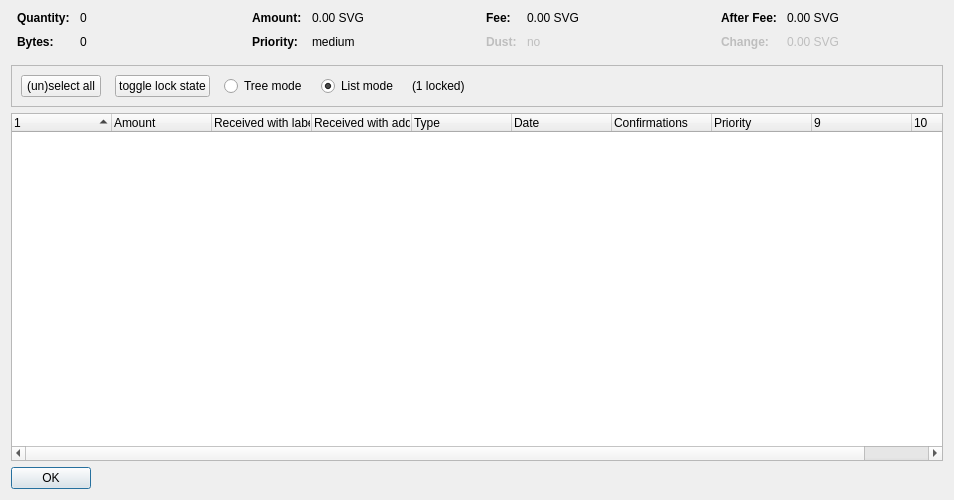
<?xml version="1.0" encoding="UTF-8"?>
<ui version="4.0">
 <class>CoinControlDialog</class>
 <widget class="QDialog" name="CoinControlDialog">
  <property name="geometry">
   <rect>
    <x>0</x>
    <y>0</y>
    <width>954</width>
    <height>500</height>
   </rect>
  </property>
  <property name="windowTitle">
   <string>Coin Selection</string>
  </property>
  <layout class="QVBoxLayout" name="verticalLayout">
   <item>
    <layout class="QHBoxLayout" name="horizontalLayoutTop" stretch="0,0,0,0">
     <property name="topMargin">
      <number>0</number>
     </property>
     <property name="bottomMargin">
      <number>10</number>
     </property>
     <item>
      <layout class="QFormLayout" name="formLayoutCoinControl1">
       <property name="horizontalSpacing">
        <number>10</number>
       </property>
       <property name="verticalSpacing">
        <number>10</number>
       </property>
       <property name="leftMargin">
        <number>6</number>
       </property>
       <property name="rightMargin">
        <number>6</number>
       </property>
       <item row="0" column="0">
        <widget class="QLabel" name="labelCoinControlQuantityText">
         <property name="font">
          <font>
           <weight>75</weight>
           <bold>true</bold>
          </font>
         </property>
         <property name="text">
          <string>Quantity:</string>
         </property>
        </widget>
       </item>
       <item row="0" column="1">
        <widget class="QLabel" name="labelCoinControlQuantity">
         <property name="cursor">
          <cursorShape>IBeamCursor</cursorShape>
         </property>
         <property name="contextMenuPolicy">
          <enum>Qt::ActionsContextMenu</enum>
         </property>
         <property name="text">
          <string notr="true">0</string>
         </property>
         <property name="textInteractionFlags">
          <set>Qt::LinksAccessibleByMouse|Qt::TextSelectableByKeyboard|Qt::TextSelectableByMouse</set>
         </property>
        </widget>
       </item>
       <item row="1" column="0">
        <widget class="QLabel" name="labelCoinControlBytesText">
         <property name="font">
          <font>
           <weight>75</weight>
           <bold>true</bold>
          </font>
         </property>
         <property name="text">
          <string>Bytes:</string>
         </property>
        </widget>
       </item>
       <item row="1" column="1">
        <widget class="QLabel" name="labelCoinControlBytes">
         <property name="cursor">
          <cursorShape>IBeamCursor</cursorShape>
         </property>
         <property name="contextMenuPolicy">
          <enum>Qt::ActionsContextMenu</enum>
         </property>
         <property name="text">
          <string notr="true">0</string>
         </property>
         <property name="textInteractionFlags">
          <set>Qt::LinksAccessibleByMouse|Qt::TextSelectableByKeyboard|Qt::TextSelectableByMouse</set>
         </property>
        </widget>
       </item>
      </layout>
     </item>
     <item>
      <layout class="QFormLayout" name="formLayoutCoinControl2">
       <property name="horizontalSpacing">
        <number>10</number>
       </property>
       <property name="verticalSpacing">
        <number>10</number>
       </property>
       <property name="leftMargin">
        <number>6</number>
       </property>
       <property name="rightMargin">
        <number>6</number>
       </property>
       <item row="0" column="0">
        <widget class="QLabel" name="labelCoinControlAmountText">
         <property name="font">
          <font>
           <weight>75</weight>
           <bold>true</bold>
          </font>
         </property>
         <property name="text">
          <string>Amount:</string>
         </property>
        </widget>
       </item>
       <item row="0" column="1">
        <widget class="QLabel" name="labelCoinControlAmount">
         <property name="cursor">
          <cursorShape>IBeamCursor</cursorShape>
         </property>
         <property name="contextMenuPolicy">
          <enum>Qt::ActionsContextMenu</enum>
         </property>
         <property name="text">
          <string notr="true">0.00 SVG</string>
         </property>
         <property name="textInteractionFlags">
          <set>Qt::LinksAccessibleByMouse|Qt::TextSelectableByKeyboard|Qt::TextSelectableByMouse</set>
         </property>
        </widget>
       </item>
       <item row="1" column="0">
        <widget class="QLabel" name="labelCoinControlPriorityText">
         <property name="font">
          <font>
           <weight>75</weight>
           <bold>true</bold>
          </font>
         </property>
         <property name="text">
          <string>Priority:</string>
         </property>
        </widget>
       </item>
       <item row="1" column="1">
        <widget class="QLabel" name="labelCoinControlPriority">
         <property name="cursor">
          <cursorShape>IBeamCursor</cursorShape>
         </property>
         <property name="contextMenuPolicy">
          <enum>Qt::ActionsContextMenu</enum>
         </property>
         <property name="text">
          <string>medium</string>
         </property>
         <property name="textInteractionFlags">
          <set>Qt::LinksAccessibleByMouse|Qt::TextSelectableByKeyboard|Qt::TextSelectableByMouse</set>
         </property>
        </widget>
       </item>
      </layout>
     </item>
     <item>
      <layout class="QFormLayout" name="formLayoutCoinControl3">
       <property name="horizontalSpacing">
        <number>10</number>
       </property>
       <property name="verticalSpacing">
        <number>10</number>
       </property>
       <property name="leftMargin">
        <number>6</number>
       </property>
       <property name="rightMargin">
        <number>6</number>
       </property>
       <item row="0" column="0">
        <widget class="QLabel" name="labelCoinControlFeeText">
         <property name="font">
          <font>
           <weight>75</weight>
           <bold>true</bold>
          </font>
         </property>
         <property name="text">
          <string>Fee:</string>
         </property>
        </widget>
       </item>
       <item row="0" column="1">
        <widget class="QLabel" name="labelCoinControlFee">
         <property name="cursor">
          <cursorShape>IBeamCursor</cursorShape>
         </property>
         <property name="contextMenuPolicy">
          <enum>Qt::ActionsContextMenu</enum>
         </property>
         <property name="text">
          <string notr="true">0.00 SVG</string>
         </property>
         <property name="textInteractionFlags">
          <set>Qt::LinksAccessibleByMouse|Qt::TextSelectableByKeyboard|Qt::TextSelectableByMouse</set>
         </property>
        </widget>
       </item>
       <item row="1" column="0">
        <widget class="QLabel" name="labelCoinControlLowOutputText">
         <property name="enabled">
          <bool>false</bool>
         </property>
         <property name="font">
          <font>
           <weight>75</weight>
           <bold>true</bold>
          </font>
         </property>
         <property name="text">
          <string>Dust:</string>
         </property>
        </widget>
       </item>
       <item row="1" column="1">
        <widget class="QLabel" name="labelCoinControlLowOutput">
         <property name="enabled">
          <bool>false</bool>
         </property>
         <property name="cursor">
          <cursorShape>IBeamCursor</cursorShape>
         </property>
         <property name="contextMenuPolicy">
          <enum>Qt::ActionsContextMenu</enum>
         </property>
         <property name="text">
          <string>no</string>
         </property>
         <property name="textInteractionFlags">
          <set>Qt::LinksAccessibleByMouse|Qt::TextSelectableByKeyboard|Qt::TextSelectableByMouse</set>
         </property>
        </widget>
       </item>
      </layout>
     </item>
     <item>
      <layout class="QFormLayout" name="formLayoutCoinControl4">
       <property name="horizontalSpacing">
        <number>10</number>
       </property>
       <property name="verticalSpacing">
        <number>10</number>
       </property>
       <property name="leftMargin">
        <number>6</number>
       </property>
       <property name="rightMargin">
        <number>6</number>
       </property>
       <item row="0" column="0">
        <widget class="QLabel" name="labelCoinControlAfterFeeText">
         <property name="font">
          <font>
           <weight>75</weight>
           <bold>true</bold>
          </font>
         </property>
         <property name="text">
          <string>After Fee:</string>
         </property>
        </widget>
       </item>
       <item row="0" column="1">
        <widget class="QLabel" name="labelCoinControlAfterFee">
         <property name="cursor">
          <cursorShape>IBeamCursor</cursorShape>
         </property>
         <property name="contextMenuPolicy">
          <enum>Qt::ActionsContextMenu</enum>
         </property>
         <property name="text">
          <string notr="true">0.00 SVG</string>
         </property>
         <property name="textInteractionFlags">
          <set>Qt::LinksAccessibleByMouse|Qt::TextSelectableByKeyboard|Qt::TextSelectableByMouse</set>
         </property>
        </widget>
       </item>
       <item row="1" column="0">
        <widget class="QLabel" name="labelCoinControlChangeText">
         <property name="enabled">
          <bool>false</bool>
         </property>
         <property name="font">
          <font>
           <weight>75</weight>
           <bold>true</bold>
          </font>
         </property>
         <property name="text">
          <string>Change:</string>
         </property>
        </widget>
       </item>
       <item row="1" column="1">
        <widget class="QLabel" name="labelCoinControlChange">
         <property name="enabled">
          <bool>false</bool>
         </property>
         <property name="cursor">
          <cursorShape>IBeamCursor</cursorShape>
         </property>
         <property name="contextMenuPolicy">
          <enum>Qt::ActionsContextMenu</enum>
         </property>
         <property name="text">
          <string notr="true">0.00 SVG</string>
         </property>
         <property name="textInteractionFlags">
          <set>Qt::LinksAccessibleByMouse|Qt::TextSelectableByKeyboard|Qt::TextSelectableByMouse</set>
         </property>
        </widget>
       </item>
      </layout>
     </item>
    </layout>
   </item>
   <item>
    <widget class="QFrame" name="frame">
     <property name="minimumSize">
      <size>
       <width>0</width>
       <height>40</height>
      </size>
     </property>
     <property name="frameShape">
      <enum>QFrame::StyledPanel</enum>
     </property>
     <property name="frameShadow">
      <enum>QFrame::Sunken</enum>
     </property>
     <layout class="QHBoxLayout" name="horizontalLayout">
      <item>
       <layout class="QHBoxLayout" name="horizontalLayoutPanel" stretch="0,0,0,0,0,0">
        <property name="spacing">
         <number>14</number>
        </property>
        <item>
         <widget class="QPushButton" name="pushButtonSelectAll">
          <property name="sizePolicy">
           <sizepolicy hsizetype="Maximum" vsizetype="Fixed">
            <horstretch>0</horstretch>
            <verstretch>0</verstretch>
           </sizepolicy>
          </property>
          <property name="text">
           <string>(un)select all</string>
          </property>
          <property name="autoDefault">
           <bool>false</bool>
          </property>
         </widget>
        </item>
        <item>
         <widget class="QPushButton" name="pushButtonToggleLock">
          <property name="sizePolicy">
           <sizepolicy hsizetype="Maximum" vsizetype="Fixed">
            <horstretch>0</horstretch>
            <verstretch>0</verstretch>
           </sizepolicy>
          </property>
          <property name="text">
           <string>toggle lock state</string>
          </property>
          <property name="autoDefault">
           <bool>false</bool>
          </property>
         </widget>
        </item>
        <item>
         <widget class="QRadioButton" name="radioTreeMode">
          <property name="sizePolicy">
           <sizepolicy hsizetype="Maximum" vsizetype="Fixed">
            <horstretch>0</horstretch>
            <verstretch>0</verstretch>
           </sizepolicy>
          </property>
          <property name="text">
           <string>Tree mode</string>
          </property>
         </widget>
        </item>
        <item>
         <widget class="QRadioButton" name="radioListMode">
          <property name="sizePolicy">
           <sizepolicy hsizetype="Maximum" vsizetype="Fixed">
            <horstretch>0</horstretch>
            <verstretch>0</verstretch>
           </sizepolicy>
          </property>
          <property name="text">
           <string>List mode</string>
          </property>
          <property name="checked">
           <bool>true</bool>
          </property>
         </widget>
        </item>
        <item>
         <widget class="QLabel" name="labelLocked">
          <property name="text">
           <string>(1 locked)</string>
          </property>
         </widget>
        </item>
        <item>
         <spacer name="horizontalSpacer">
          <property name="orientation">
           <enum>Qt::Horizontal</enum>
          </property>
          <property name="sizeHint" stdset="0">
           <size>
            <width>40</width>
            <height>20</height>
           </size>
          </property>
         </spacer>
        </item>
       </layout>
      </item>
     </layout>
    </widget>
   </item>
   <item>
    <widget class="CoinControlTreeWidget" name="treeWidget">
     <property name="contextMenuPolicy">
      <enum>Qt::CustomContextMenu</enum>
     </property>
     <property name="sortingEnabled">
      <bool>false</bool>
     </property>
     <property name="columnCount">
      <number>10</number>
     </property>
     <attribute name="headerShowSortIndicator" stdset="0">
      <bool>true</bool>
     </attribute>
     <attribute name="headerStretchLastSection">
      <bool>false</bool>
     </attribute>
     <column>
      <property name="text">
       <string/>
      </property>
     </column>
     <column>
      <property name="text">
       <string>Amount</string>
      </property>
     </column>
     <column>
      <property name="text">
       <string>Received with label</string>
      </property>
     </column>
     <column>
      <property name="text">
       <string>Received with address</string>
      </property>
     </column>
     <column>
      <property name="text">
       <string>Type</string>
      </property>
     </column>
     <column>
      <property name="text">
       <string>Date</string>
      </property>
     </column>
     <column>
      <property name="text">
       <string>Confirmations</string>
      </property>
      <property name="toolTip">
       <string>Confirmed</string>
      </property>
     </column>
     <column>
      <property name="text">
       <string>Priority</string>
      </property>
     </column>
     <column>
      <property name="text">
       <string/>
      </property>
     </column>
     <column>
      <property name="text">
       <string/>
      </property>
     </column>
    </widget>
   </item>
   <item>
    <widget class="QDialogButtonBox" name="buttonBox">
     <property name="sizePolicy">
      <sizepolicy hsizetype="Maximum" vsizetype="Fixed">
       <horstretch>0</horstretch>
       <verstretch>0</verstretch>
      </sizepolicy>
     </property>
     <property name="orientation">
      <enum>Qt::Horizontal</enum>
     </property>
     <property name="standardButtons">
      <set>QDialogButtonBox::Ok</set>
     </property>
    </widget>
   </item>
  </layout>
 </widget>
 <customwidgets>
  <customwidget>
   <class>CoinControlTreeWidget</class>
   <extends>QTreeWidget</extends>
   <header>coincontroltreewidget.h</header>
  </customwidget>
 </customwidgets>
 <resources/>
 <connections/>
</ui>
